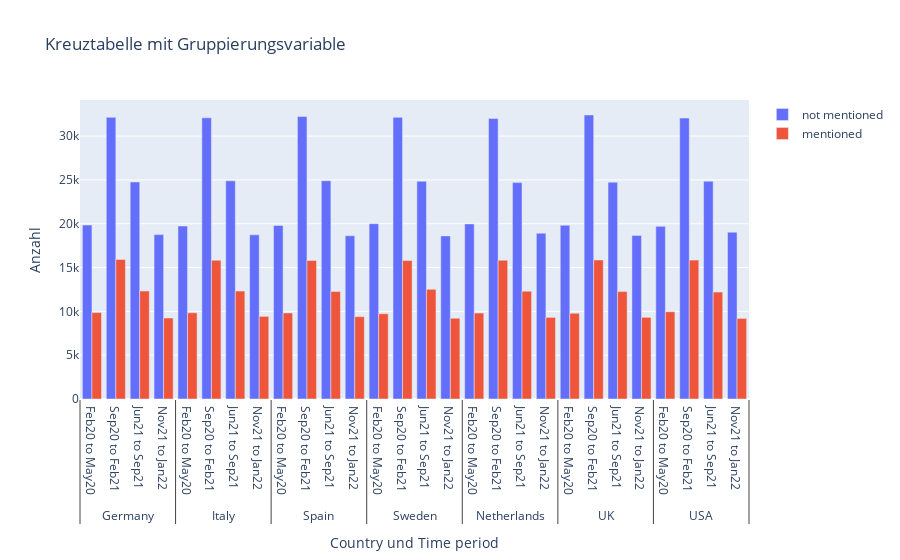

Notebook cell for this chart:
### Code cell
fig = go.Figure()

# Hinzufügen der Balken für jede Kategorie der y_var
for category, values in y_values.items():
    fig.add_trace(go.Bar(
        x=[x_level_1, x_level_2],  # Mehrstufige Achse
        y=values,
        name=category  # Legendenname für die Kategorie
    ))

# Diagramm-Layout anpassen
fig.update_layout(
    title_text="Kreuztabelle mit Gruppierungsvariable",
    xaxis_title=f"{x_var} und {group_var}",
    yaxis_title="Anzahl"
)

fig.show()

### Figure 1 — Plotly figure (JSON) as saved in the notebook; plotly's stock layout.template omitted (floating-point values rounded to 4 significant figures)
{"data": [{"name": "not mentioned", "type": "bar", "x": [["Germany", "Germany", "Germany", "Germany", "Italy", "Italy", "Italy", "Italy", "Spain", "Spain", "Spain", "Spain", "Sweden", "Sweden", "Sweden", "Sweden", "Netherlands", "Netherlands", "Netherlands", "Netherlands", "UK", "UK", "UK", "UK", "USA", "USA", "USA", "USA"], ["Feb20 to May20", "Sep20 to Feb21", "Jun21 to Sep21", "Nov21 to Jan22", "Feb20 to May20", "Sep20 to Feb21", "Jun21 to Sep21", "Nov21 to Jan22", "Feb20 to May20", "Sep20 to Feb21", "Jun21 to Sep21", "Nov21 to Jan22", "Feb20 to May20", "Sep20 to Feb21", "Jun21 to Sep21", "Nov21 to Jan22", "Feb20 to May20", "Sep20 to Feb21", "Jun21 to Sep21", "Nov21 to Jan22", "Feb20 to May20", "Sep20 to Feb21", "Jun21 to Sep21", "Nov21 to Jan22", "Feb20 to May20", "Sep20 to Feb21", "Jun21 to Sep21", "Nov21 to Jan22"]], "y": [19852, 32136, 24760, 18757, 19737, 32082, 24893, 18730, 19800, 32229, 24908, 18629, 20004, 32138, 24848, 18612, 19977, 32001, 24692, 18922, 19821, 32412, 24742, 18665, 19701, 32059, 24852, 19041]}, {"name": "mentioned", "type": "bar", "x": [["Germany", "Germany", "Germany", "Germany", "Italy", "Italy", "Italy", "Italy", "Spain", "Spain", "Spain", "Spain", "Sweden", "Sweden", "Sweden", "Sweden", "Netherlands", "Netherlands", "Netherlands", "Netherlands", "UK", "UK", "UK", "UK", "USA", "USA", "USA", "USA"], ["Feb20 to May20", "Sep20 to Feb21", "Jun21 to Sep21", "Nov21 to Jan22", "Feb20 to May20", "Sep20 to Feb21", "Jun21 to Sep21", "Nov21 to Jan22", "Feb20 to May20", "Sep20 to Feb21", "Jun21 to Sep21", "Nov21 to Jan22", "Feb20 to May20", "Sep20 to Feb21", "Jun21 to Sep21", "Nov21 to Jan22", "Feb20 to May20", "Sep20 to Feb21", "Jun21 to Sep21", "Nov21 to Jan22", "Feb20 to May20", "Sep20 to Feb21", "Jun21 to Sep21", "Nov21 to Jan22", "Feb20 to May20", "Sep20 to Feb21", "Jun21 to Sep21", "Nov21 to Jan22"]], "y": [9863, 15930, 12317, 9243, 9838, 15837, 12314, 9426, 9822, 15810, 12260, 9399, 9728, 15802, 12509, 9216, 9810, 15836, 12307, 9312, 9778, 15866, 12256, 9317, 9962, 15848, 12199, 9195]}], "layout": {"title": {"text": "Kreuztabelle mit Gruppierungsvariable"}, "xaxis": {"title": {"text": "Country und Time period"}}, "yaxis": {"title": {"text": "Anzahl"}}}}
